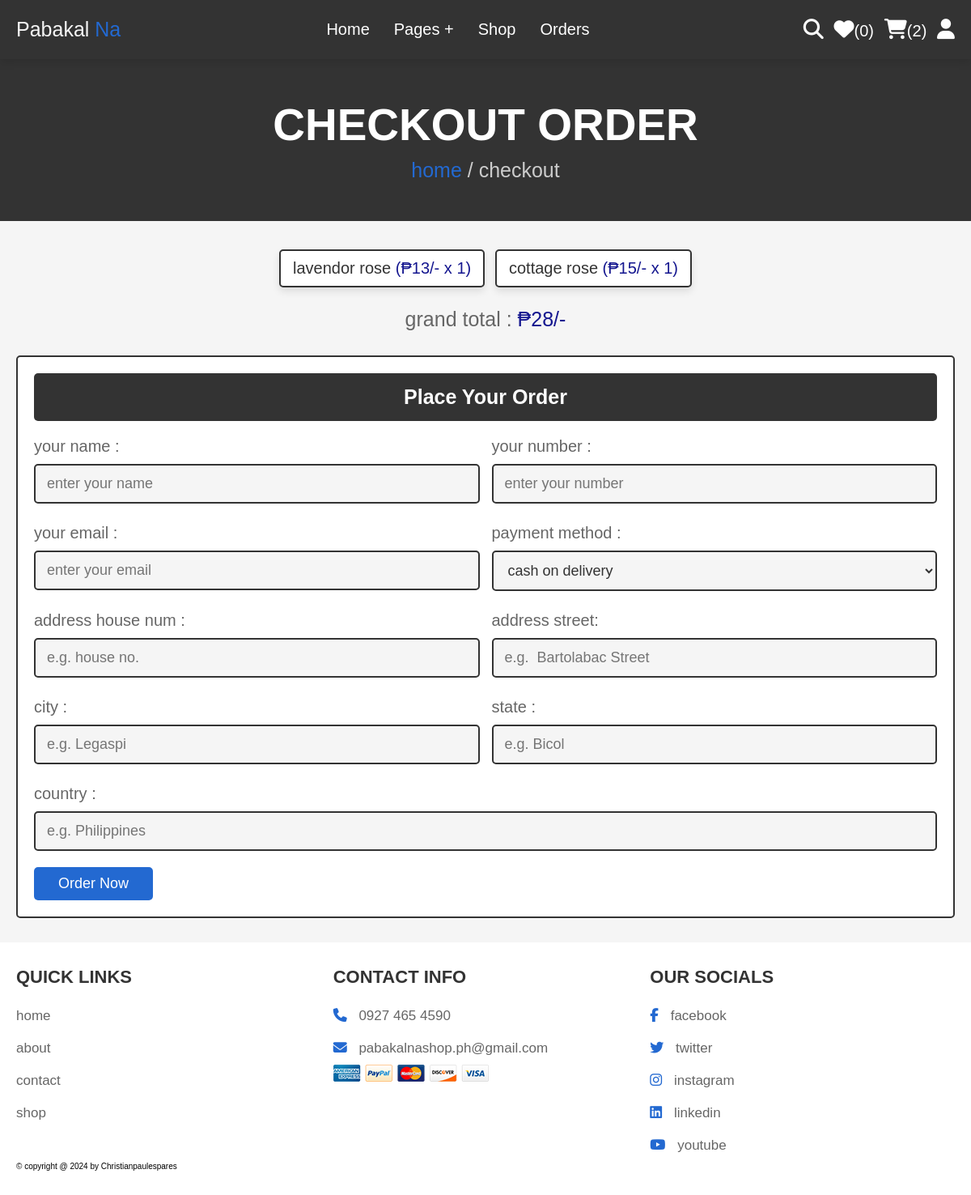
The app's page /pabakalna-main3/checkout.php (signed in), older data.
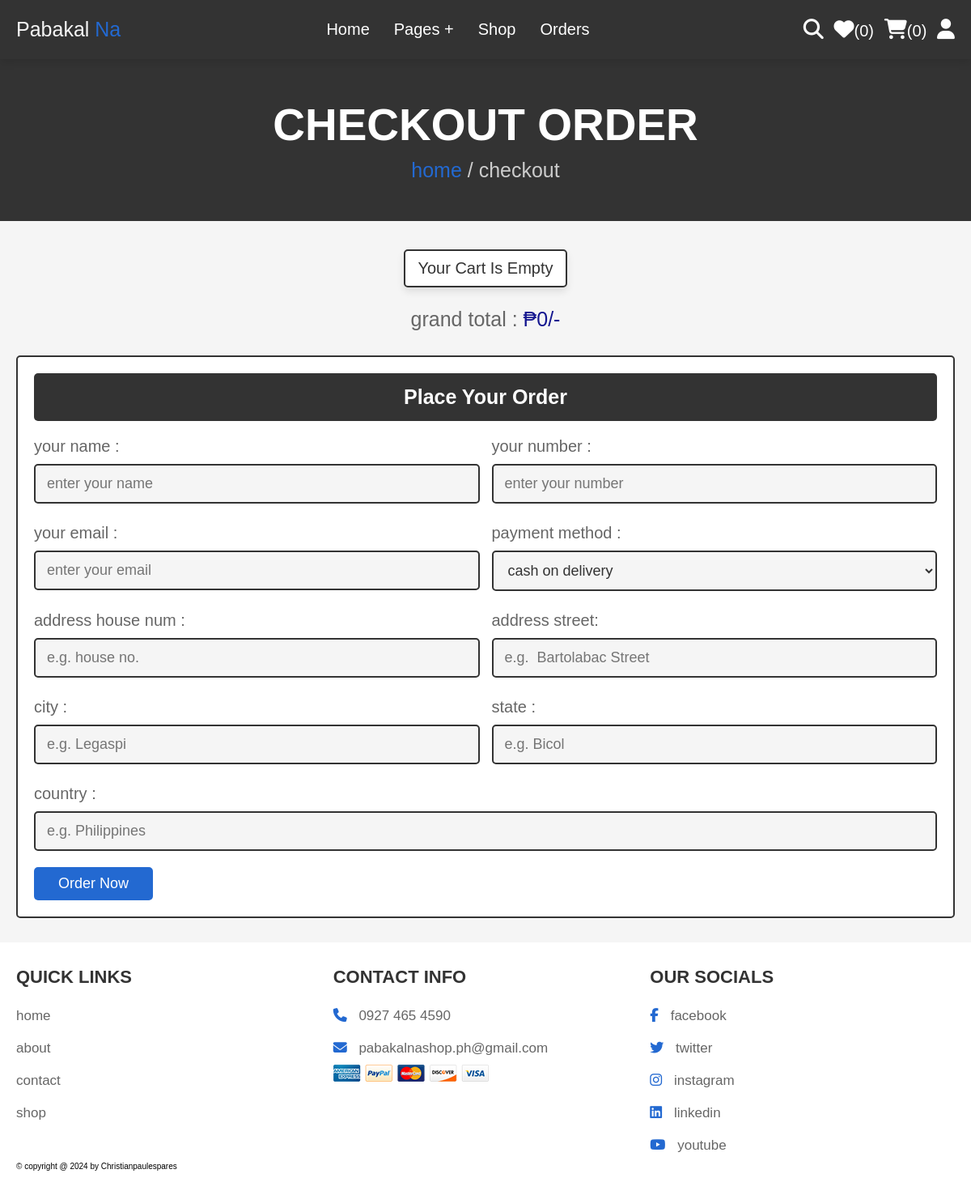
The same page, newer data.
### tables this page shows
CREATE TABLE `cart` (
  `id` int(100) NOT NULL,
  `user_id` int(100) NOT NULL,
  `pid` int(100) NOT NULL,
  `name` varchar(100) NOT NULL,
  `price` int(100) NOT NULL,
  `quantity` int(100) NOT NULL,
  `image` varchar(100) NOT NULL
);

### pabakalna-main3/checkout.php (the view, shortened to what this page needs)
<?php
@include 'config.php';
$user_id = $_SESSION['user_id'];
?>
<!DOCTYPE html>
<html lang="en">
<head>
   <link rel="stylesheet" href="https://cdnjs.cloudflare.com/ajax/libs/font-awesome/6.5.1/css/all.min.css">
   <link rel="stylesheet" href="css/style.css">
</head>
<body>
<?php @include 'header.php'; ?>
<section class="heading">
    <h3>checkout order</h3>
    <p> <a href="home.php">home</a> / checkout </p>
</section>
<section class="display-order">
    <?php
        $grand_total = 0;
        $select_cart = mysqli_query($conn, "SELECT * FROM `cart` WHERE user_id = '$user_id'") or die('query failed');
        if(mysqli_num_rows($select_cart) > 0){
            while($fetch_cart = mysqli_fetch_assoc($select_cart)){
            $total_price = ($fetch_cart['price'] * $fetch_cart['quantity']);
            $grand_total += $total_price;
    ?>
    <p> <?php echo $fetch_cart['name'] ?> <span>(<?php echo '₱'.$fetch_cart['price'].'/-'.' x '.$fetch_cart['quantity']  ?>)</span> </p>
    <?php
        }
        }else{
            echo '<p class="empty">your cart is empty</p>';
        }
    ?>
    <div class="grand-total">grand total : <span>₱<?php echo $grand_total; ?>/-</span></div>
</section>
<section class="checkout">
    <form action="" method="POST">
        <h3>place your order</h3>
        <div class="flex">
            <div class="inputBox">
                <span>your name :</span>
                <input type="text" name="name" placeholder="enter your name" required>
            </div>
            <div class="inputBox">
                <span>your number :</span>
                <input type="text" name="number" min="0" placeholder="enter your number" required>
            </div>
            <div class="inputBox">
                <span>your email :</span>
                <input type="email" name="email" placeholder="enter your email" required>
            </div>
            <div class="inputBox">
                <span>payment method :</span>
                <select name="method">
                    <option value="cash on delivery">cash on delivery</option>
                </select>
            </div>
            <div class="inputBox">
                <span>address house num :</span>
                <input type="text" name="flat" placeholder="e.g. house no." required>
            </div>
            <div class="inputBox">
                <span>address street:</span>
                <input type="text" name="street" placeholder="e.g.  Bartolabac Street" required>
            </div>
            <div class="inputBox">
                <span>city :</span>
                <input type="text" name="city" placeholder="e.g. Legaspi" required>
            </div>
            <div class="inputBox">
                <span>state :</span>
                <input type="text" name="state" placeholder="e.g. Bicol" required>
            </div>
            <div class="inputBox">
                <span>country :</span>
                <input type="text" name="country" placeholder="e.g. Philippines" required>
            </div>
        </div>
        <input type="submit" name="order" value="order now" class="btn">
    </form>
</section>
<?php @include 'footer.php'; ?>
</body>
</html>

### pabakalna-main3/header.php (shortened to what this page needs)
<header class="header">
    <div class="flex">
        <a hrefhome.php class="logo">Pabakal <span>Na</span></i></a>
            <nav class="navbar">
                    <ul>
                        <li><a href="home.php">home</a></li>
                        <li><a href="#">pages +</a>
                        </li>
                        <li><a href="shop.php">shop</a></li>
                        <li><a href="orders.php">orders</a></li>
                    </ul>
            </nav>
        <div class="icons">
            <a href="search_page.php" class="fas fa-search"></a>
            <?php
                $select_wishlist_count = mysqli_query($conn, "SELECT * FROM `wishlist` WHERE user_id = '$user_id'") or die('query failed');
                $wishlist_num_rows = mysqli_num_rows($select_wishlist_count);
            ?>
            <a href="wishlist.php"><i class="fas fa-heart"></i><span>(<?php echo $wishlist_num_rows; ?>)</span></a>
            <?php
                $select_cart_count = mysqli_query($conn, "SELECT * FROM `cart` WHERE user_id = '$user_id'") or die('query failed');
                $cart_num_rows = mysqli_num_rows($select_cart_count);
            ?>
            <a href="cart.php"><i class="fas fa-shopping-cart"></i><span>(<?php echo $cart_num_rows; ?>)</span></a>
            <div id="user-btn" class="fas fa-user"></div>
        </div>
    </div>
</header>

Row changes from the older to the newer data that the page shows:
removed cart: name "lavendor rose", price "13", quantity "1"
removed cart: name "cottage rose", price "15", quantity "1"
Text that changed along with them:
$cart_num_rows: "2" → "0"
$grand_total: "28" → "0"
text now shown: "Your Cart Is Empty"
